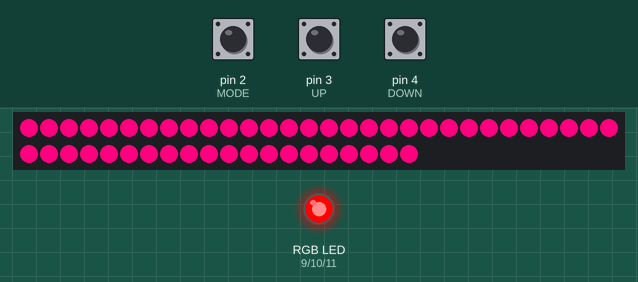
The sketch below on a simulated Arduino Uno, built with avr-gcc and run on an emulated ATmega328P. Shown: 50 RGB LEDs in strip order, left to right, continuing on the next row, an RGB LED mixed from three pins (HIGH = lit). Inputs (shaded band) come from the test bench; at power-on: pin 2 (MODE) LOW, pin 4 (DOWN) LOW, pin 3 (UP) LOW. Dim RGB values are drawn brighter than linear.

Above: at 1.2 s.
1.3 s: pin 2 (MODE) pulled HIGH for 0.15 s
At 2.4 s:
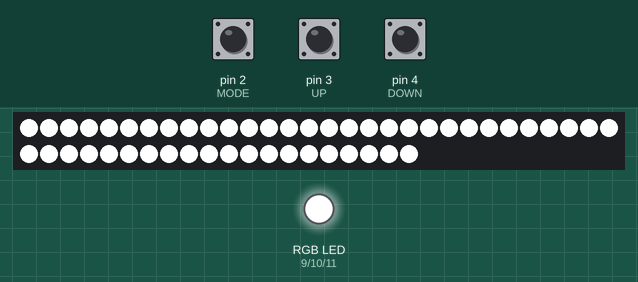
3.5 s: pin 4 (DOWN) pulled HIGH for 0.15 s
At 4.3 s:
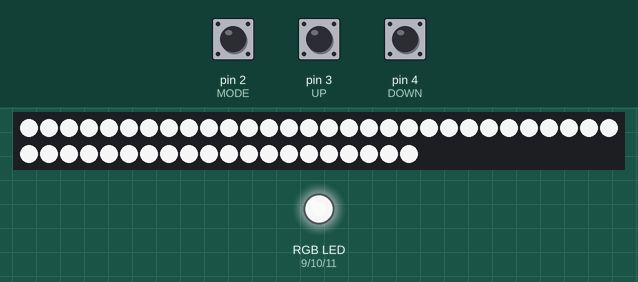
5.1 s: pin 2 (MODE) pulled HIGH for 1 s
At 7.8 s:
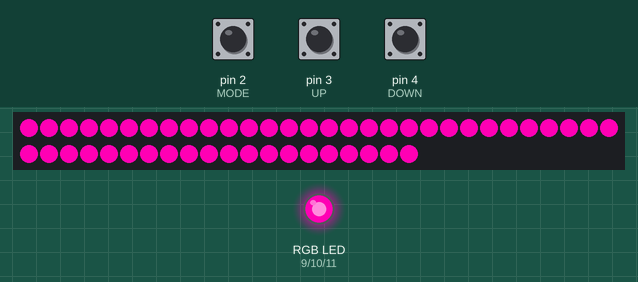
8.2 s: pin 3 (UP) pulled HIGH for 3.2 s
At 12.5 s:
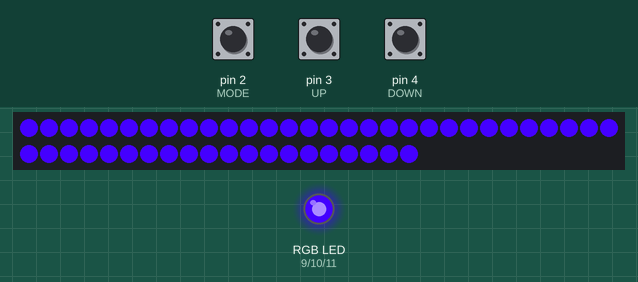
12.9 s: pin 2 (MODE) pulled HIGH for 0.15 s
At 13.59 s:
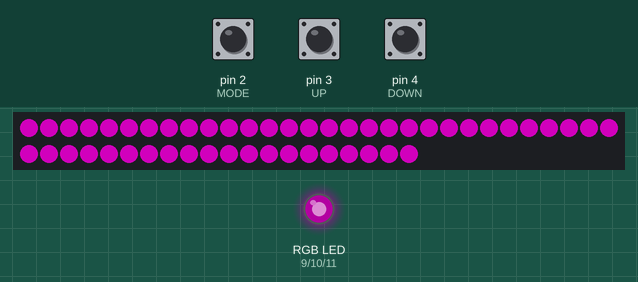
13.6 s: pin 3 (UP) pulled HIGH for 0.15 s
At 15.32 s:
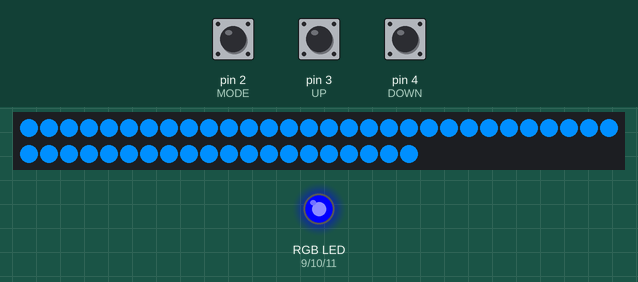
Timing chart, 0 to 17.5 s (numbered marks = the images above; inputs shaded):
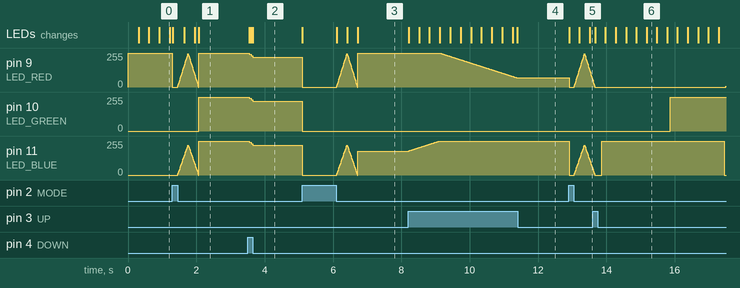

The sketch:

RotaryEncoderController.ino
```cpp
#include <FastLED.h>

#define LED_RED 9
#define LED_GREEN 10
#define LED_BLUE 11

#define DATA_PIN 7 // Data pin for strips

#define NUM_LEDS 50

#define DOWN 4
#define UP 3
#define MODE 2 // Controller Pin

CRGB leds[NUM_LEDS];

int color = 0; // Value from 0 to 1530
int mode = 1; // 0 = manual cycle, 1 = autocycle, 2 = white (with brightness)
int brightness = 255; // for white mode
int changeSpeed = 5; // for autocycle

void setup() {
  pinMode(LED_RED, OUTPUT);
  pinMode(LED_GREEN, OUTPUT);
  pinMode(LED_BLUE, OUTPUT);

  pinMode(UP, INPUT);
  pinMode(DOWN, INPUT);
  pinMode(MODE, INPUT);

  FastLED.addLeds<WS2811, DATA_PIN, BRG>(leds, NUM_LEDS);

  setColor(255,255,255);
}

void setColor(int Red, int Green, int Blue) {
  // LED Lights
  analogWrite(LED_RED, Red);
  analogWrite(LED_GREEN, Green);
  analogWrite(LED_BLUE, Blue);

  // LED Strips
  for(int i = 0; i < NUM_LEDS; i++) {
    leds[i].setRGB(Red, Green, Blue);
  }
  FastLED.show();
}

void displayColor() {
  if(color >= 0 && color <= 255) {
    setColor(255, 0, color);
  }
  else if(color > 255 && color <= 510) {
    setColor(510-color, 0, 255);
  }
  else if(color > 510 && color <= 765) {
    setColor(0, color-510, 255);
  }
  else if(color > 765 && color <= 1020) {
    setColor(0, 255, 1020-color);
  }
  else if(color > 1020 && color <= 1275) {
    setColor(color-1020, 255, 0);
  }
  else if(color > 1275 && color <= 1530) {
    setColor(255, 1530-color, 0);
  }
}

void checkModeButton() {
  if(digitalRead(MODE) == HIGH) {
    mode = (mode + 1) % 3; // Number of modes
    setColor(0,0,0);
    while(digitalRead(MODE) == HIGH) {}
    // Display the mode change
    for(int i = 0; i < 25; i++) {
      setColor(i*10, 0, i*9);
      delay(10);
    }
    for(int i = 25; i >=0; i--) {
      setColor(i*10, 0, i*9);
      delay(10);
    }
  }
}

void loop() {
  checkModeButton();

  if(mode == 0) {
    if(digitalRead(UP) == HIGH) {
      color++;
      if(color > 1530) {
        color-=1530; // Underflow
      }
    }
    else if(digitalRead(DOWN) == HIGH) {
      color--;
      if(color < 0) {
       color+=1530; // Overflow
      }
    }

    displayColor();
    delay(10);
  }

  else if(mode == 1) {
    // Change the speed
    if(digitalRead(UP) == HIGH && changeSpeed > 1) {
      changeSpeed--;
      delay(200);
    }
    else if(digitalRead(DOWN) == HIGH && changeSpeed < 100) {
      changeSpeed++;
      delay(200);
    }

    color = (color + 1) % 1530;
    displayColor();
    delay(changeSpeed);
  }

  else if(mode == 2) {
    if(digitalRead(UP) == HIGH) {
      brightness+=10;
      if(brightness > 255) {
        brightness = 255;
      }
      delay(50);
    }
    else if(digitalRead(DOWN) == HIGH) {
      brightness-=10;
      if(brightness < 0) {
        brightness = 0;
      }
      delay(50);
    }

    setColor(brightness, brightness, brightness);
  }
}
```

Measured:
- after the input at 1.3 s, pin 10 (LED_GREEN): 0/255 → 255/255 after 0.77 s; the LEDs: first change at once (image 1 shows a later state)
- after the input at 3.5 s, pin 9 (LED_RED), pin 10 (LED_GREEN), pin 11 (LED_BLUE): 255/255 → 225/255 after 0.05 s
- after the input at 5.1 s, pin 10 (LED_GREEN): 225/255 → 0/255 at once; the LEDs: first change at once (image 3 shows a later state)
- after the input at 8.2 s, pin 9 (LED_RED): moves from 255/255 to 68/255 over 2.3 s, starting after 0.93 s; pin 11 (LED_BLUE): moves from 180/255 to 255/255 over 0.90 s, starting at once
- after the input at 12.9 s, the LEDs: first change at once (image 5 shows a later state)
- after the input at 13.6 s, the LEDs: first change after 0.07 s (image 6 shows a later state)
